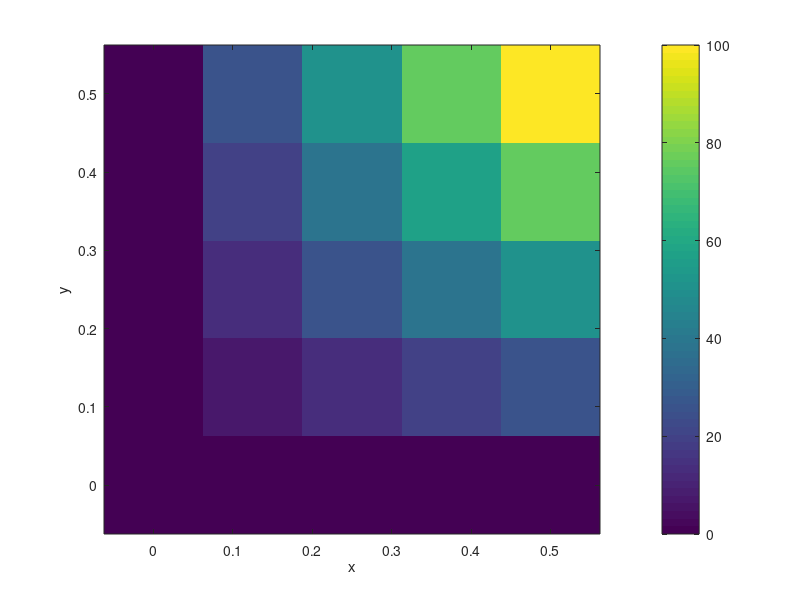

Source code (MATLAB):
%% Solve the 2-D Laplce equation using a naive iterative approach.

%% Initialisation
clear;

n = 5; % nodes on x-axis
m = 5; % nodes on y-axis
eps = 1e-16;     % Error threshold
nIter = 1000;

x = linspace(0,0.5,n);
y = linspace(0,0.5,m);

U = zeros(n,m);

%% Insert boundary conditions
U(1,:)     = 200*x;       % top part
U(:,end)   = 200*flip(y); % right part

%% Preconditioning
% Uncomment for a better initial guess
% U(2:end-1,2:end-1) = 25;
% Uncomment for exact guess
% U(2:end-1,2:end-1) = flipud((400*x(2:end-1)'*y(2:end-1)));

%% Start iterative loop
it = 0;
Unew = U;
while it < nIter
%%  Using nested for-loops
%    for i = 2:n-1
%        for j = 2:m-1
%            Unew(i,j) = 0.25*(U(i+1,j)+U(i-1,j)+U(i,j+1)+U(i,j-1));
%        end
%    end
%%%%%%%%%%%%%%%%%%%%%%%%%%%%
%%  Using slicing (will often result in faster running code)
    Unew(2:end-1,2:end-1) = 0.25*(U(3:end  ,2:end-1)+U(1:end-2,2:end-1) +...
                                  U(2:end-1,3:end  )+U(2:end-1,1:end-2));
%%%%%%%%%%%%%%%%%%%%%%%%%%%%                              
    it = it + 1;
    if norm(U-Unew,inf) < eps
        break
    end
    U = Unew;
end
fprintf('Numer of iterations: %4i\n',it);
U = Unew;

imagesc(x,y,flipud(U));
set(gca,'YDir','normal')
xlabel('x');
ylabel('y');
colorbar();
